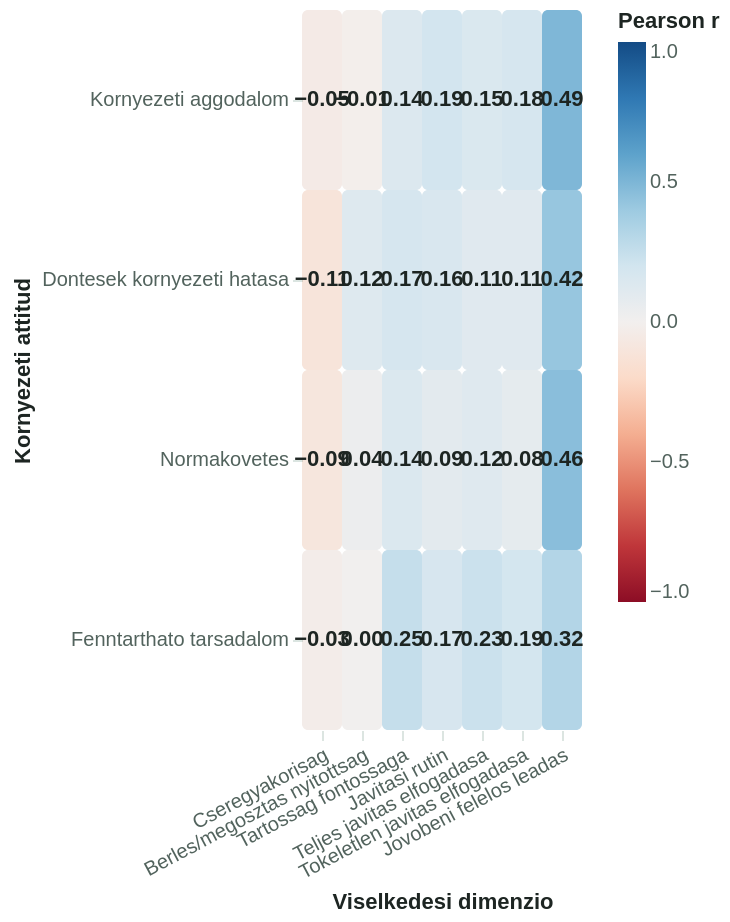

Write the Vega-Lite specification saved for this chart.
### Vega-Lite specification from a JSON file in a GitHub repository (floating-point values rounded to 4 significant figures)
{"config": {"view": {"continuousWidth": 300, "continuousHeight": 300, "stroke": null}, "axis": {"domain": false, "gridColor": "rgba(36, 92, 69, 0.12)", "labelColor": "#52635d", "tickColor": "rgba(36, 92, 69, 0.16)", "titleColor": "#1d2522"}, "legend": {"labelColor": "#52635d", "orient": "top", "titleColor": "#1d2522"}}, "layer": [{"mark": {"type": "rect", "cornerRadius": 3}, "encoding": {"color": {"field": "r", "legend": {"gradientLength": 280, "gradientThickness": 14, "orient": "right"}, "scale": {"domain": [-1, 1], "scheme": "redblue"}, "title": "Pearson r", "type": "quantitative"}, "tooltip": [{"field": "x", "type": "nominal"}, {"field": "y", "type": "nominal"}, {"field": "r", "format": ".3f", "type": "quantitative"}, {"field": "p_value", "format": ".4f", "type": "quantitative"}], "x": {"axis": {"labelAngle": -28}, "field": "x", "sort": ["Cseregyakorisag", "Berles/megosztas nyitottsag", "Tartossag fontossaga", "Javitasi rutin", "Teljes javitas elfogadasa", "Tokeletlen javitas elfogadasa", "Jovobeni felelos leadas"], "title": "Viselkedesi dimenzio", "type": "nominal"}, "y": {"field": "y", "sort": ["Kornyezeti aggodalom", "Dontesek kornyezeti hatasa", "Normakovetes", "Fenntarthato tarsadalom"], "title": "Kornyezeti attitud", "type": "nominal"}}}, {"mark": {"type": "text", "fontSize": 11, "fontWeight": 700}, "encoding": {"color": {"condition": {"test": "abs(datum.r) > 0.55", "value": "#ffffff"}, "value": "#1d2522"}, "text": {"field": "r", "format": ".2f", "type": "quantitative"}, "x": {"field": "x", "sort": ["Cseregyakorisag", "Berles/megosztas nyitottsag", "Tartossag fontossaga", "Javitasi rutin", "Teljes javitas elfogadasa", "Tokeletlen javitas elfogadasa", "Jovobeni felelos leadas"], "type": "nominal"}, "y": {"field": "y", "sort": ["Kornyezeti aggodalom", "Dontesek kornyezeti hatasa", "Normakovetes", "Fenntarthato tarsadalom"], "type": "nominal"}}}], "data": {"name": "data-d077ed49481f9f3ecec3c1af178f9cd9"}, "height": 360, "params": [{"name": "product_filter", "bind": {"input": "select", "options": ["Minden", "Nagy eszkozok", "Szemelyes IT", "Kis eszkozok"], "name": "Termekkategoria: "}, "value": "Minden"}], "transform": [{"filter": "(datum.product === product_filter)"}], "width": "container", "$schema": "https://vega.github.io/schema/vega-lite/v6.4.1.json", "datasets": {"data-d077ed49481f9f3ecec3c1af178f9cd9": [{"product": "Minden", "x": "Cseregyakorisag", "y": "Kornyezeti aggodalom", "r": -0.04503, "p_value": 0.5405}, {"product": "Minden", "x": "Berles/megosztas nyitottsag", "y": "Kornyezeti aggodalom", "r": -0.01427, "p_value": 0.8463}, {"product": "Minden", "x": "Tartossag fontossaga", "y": "Kornyezeti aggodalom", "r": 0.1393, "p_value": 0.0573}, {"product": "Minden", "x": "Javitasi rutin", "y": "Kornyezeti aggodalom", "r": 0.1931, "p_value": 0.008098}, {"product": "Minden", "x": "Teljes javitas elfogadasa", "y": "Kornyezeti aggodalom", "r": 0.148, "p_value": 0.04322}, {"product": "Minden", "x": "Tokeletlen javitas elfogadasa", "y": "Kornyezeti aggodalom", "r": 0.1752, "p_value": 0.01647}, {"product": "Minden", "x": "Jovobeni felelos leadas", "y": "Kornyezeti aggodalom", "r": 0.4939, "p_value": 6.851e-13}, {"product": "Minden", "x": "Cseregyakorisag", "y": "Dontesek kornyezeti hatasa", "r": -0.1088, "p_value": 0.1383}, {"product": "Minden", "x": "Berles/megosztas nyitottsag", "y": "Dontesek kornyezeti hatasa", "r": 0.1227, "p_value": 0.09422}, {"product": "Minden", "x": "Tartossag fontossaga", "y": "Dontesek kornyezeti hatasa", "r": 0.1724, "p_value": 0.01833}, {"product": "Minden", "x": "Javitasi rutin", "y": "Dontesek kornyezeti hatasa", "r": 0.1576, "p_value": 0.03124}, {"product": "Minden", "x": "Teljes javitas elfogadasa", "y": "Dontesek kornyezeti hatasa", "r": 0.1144, "p_value": 0.1191}, {"product": "Minden", "x": "Tokeletlen javitas elfogadasa", "y": "Dontesek kornyezeti hatasa", "r": 0.1145, "p_value": 0.1185}, {"product": "Minden", "x": "Jovobeni felelos leadas", "y": "Dontesek kornyezeti hatasa", "r": 0.419, "p_value": 2.394e-09}, {"product": "Minden", "x": "Cseregyakorisag", "y": "Normakovetes", "r": -0.09396, "p_value": 0.2009}, {"product": "Minden", "x": "Berles/megosztas nyitottsag", "y": "Normakovetes", "r": 0.03747, "p_value": 0.6107}, {"product": "Minden", "x": "Tartossag fontossaga", "y": "Normakovetes", "r": 0.1442, "p_value": 0.04902}, {"product": "Minden", "x": "Javitasi rutin", "y": "Normakovetes", "r": 0.09241, "p_value": 0.2084}, {"product": "Minden", "x": "Teljes javitas elfogadasa", "y": "Normakovetes", "r": 0.1173, "p_value": 0.1099}, {"product": "Minden", "x": "Tokeletlen javitas elfogadasa", "y": "Normakovetes", "r": 0.08139, "p_value": 0.2681}, {"product": "Minden", "x": "Jovobeni felelos leadas", "y": "Normakovetes", "r": 0.459, "p_value": 3.909e-11}, {"product": "Minden", "x": "Cseregyakorisag", "y": "Fenntarthato tarsadalom", "r": -0.02873, "p_value": 0.6963}, {"product": "Minden", "x": "Berles/megosztas nyitottsag", "y": "Fenntarthato tarsadalom", "r": 0.004517, "p_value": 0.9511}, {"product": "Minden", "x": "Tartossag fontossaga", "y": "Fenntarthato tarsadalom", "r": 0.2506, "p_value": 0.0005409}, {"product": "Minden", "x": "Javitasi rutin", "y": "Fenntarthato tarsadalom", "r": 0.1714, "p_value": 0.01897}, {"product": "Minden", "x": "Teljes javitas elfogadasa", "y": "Fenntarthato tarsadalom", "r": 0.2263, "p_value": 0.001841}, {"product": "Minden", "x": "Tokeletlen javitas elfogadasa", "y": "Fenntarthato tarsadalom", "r": 0.1862, "p_value": 0.01071}, {"product": "Minden", "x": "Jovobeni felelos leadas", "y": "Fenntarthato tarsadalom", "r": 0.3171, "p_value": 9.78e-06}, {"product": "Nagy eszkozok", "x": "Cseregyakorisag", "y": "Kornyezeti aggodalom", "r": 0.03634, "p_value": 0.6215}, {"product": "Nagy eszkozok", "x": "Berles/megosztas nyitottsag", "y": "Kornyezeti aggodalom", "r": -0.09132, "p_value": 0.2138}, {"product": "Nagy eszkozok", "x": "Tartossag fontossaga", "y": "Kornyezeti aggodalom", "r": 0.09849, "p_value": 0.1799}, {"product": "Nagy eszkozok", "x": "Javitasi rutin", "y": "Kornyezeti aggodalom", "r": 0.175, "p_value": 0.01663}, {"product": "Nagy eszkozok", "x": "Teljes javitas elfogadasa", "y": "Kornyezeti aggodalom", "r": 0.1723, "p_value": 0.0184}, {"product": "Nagy eszkozok", "x": "Tokeletlen javitas elfogadasa", "y": "Kornyezeti aggodalom", "r": 0.08095, "p_value": 0.2707}, {"product": "Nagy eszkozok", "x": "Jovobeni felelos leadas", "y": "Kornyezeti aggodalom", "r": 0.4939, "p_value": 6.851e-13}, {"product": "Nagy eszkozok", "x": "Cseregyakorisag", "y": "Dontesek kornyezeti hatasa", "r": -0.01043, "p_value": 0.8874}, {"product": "Nagy eszkozok", "x": "Berles/megosztas nyitottsag", "y": "Dontesek kornyezeti hatasa", "r": 0.02314, "p_value": 0.7533}, {"product": "Nagy eszkozok", "x": "Tartossag fontossaga", "y": "Dontesek kornyezeti hatasa", "r": 0.1378, "p_value": 0.06005}, {"product": "Nagy eszkozok", "x": "Javitasi rutin", "y": "Dontesek kornyezeti hatasa", "r": 0.1286, "p_value": 0.07937}, {"product": "Nagy eszkozok", "x": "Teljes javitas elfogadasa", "y": "Dontesek kornyezeti hatasa", "r": 0.1203, "p_value": 0.101}, {"product": "Nagy eszkozok", "x": "Tokeletlen javitas elfogadasa", "y": "Dontesek kornyezeti hatasa", "r": 0.03831, "p_value": 0.6027}, {"product": "Nagy eszkozok", "x": "Jovobeni felelos leadas", "y": "Dontesek kornyezeti hatasa", "r": 0.419, "p_value": 2.394e-09}, {"product": "Nagy eszkozok", "x": "Cseregyakorisag", "y": "Normakovetes", "r": -0.04488, "p_value": 0.5419}, {"product": "Nagy eszkozok", "x": "Berles/megosztas nyitottsag", "y": "Normakovetes", "r": 0.02444, "p_value": 0.7399}, {"product": "Nagy eszkozok", "x": "Tartossag fontossaga", "y": "Normakovetes", "r": 0.12, "p_value": 0.1019}, {"product": "Nagy eszkozok", "x": "Javitasi rutin", "y": "Normakovetes", "r": 0.06794, "p_value": 0.3556}, {"product": "Nagy eszkozok", "x": "Teljes javitas elfogadasa", "y": "Normakovetes", "r": 0.1226, "p_value": 0.0947}, {"product": "Nagy eszkozok", "x": "Tokeletlen javitas elfogadasa", "y": "Normakovetes", "r": 0.05147, "p_value": 0.4842}, {"product": "Nagy eszkozok", "x": "Jovobeni felelos leadas", "y": "Normakovetes", "r": 0.459, "p_value": 3.909e-11}, {"product": "Nagy eszkozok", "x": "Cseregyakorisag", "y": "Fenntarthato tarsadalom", "r": -0.03545, "p_value": 0.6301}, {"product": "Nagy eszkozok", "x": "Berles/megosztas nyitottsag", "y": "Fenntarthato tarsadalom", "r": 0.01549, "p_value": 0.8333}, {"product": "Nagy eszkozok", "x": "Tartossag fontossaga", "y": "Fenntarthato tarsadalom", "r": 0.2258, "p_value": 0.00189}, {"product": "Nagy eszkozok", "x": "Javitasi rutin", "y": "Fenntarthato tarsadalom", "r": 0.1814, "p_value": 0.01295}, {"product": "Nagy eszkozok", "x": "Teljes javitas elfogadasa", "y": "Fenntarthato tarsadalom", "r": 0.2089, "p_value": 0.004108}, {"product": "Nagy eszkozok", "x": "Tokeletlen javitas elfogadasa", "y": "Fenntarthato tarsadalom", "r": 0.1562, "p_value": 0.03273}, {"product": "Nagy eszkozok", "x": "Jovobeni felelos leadas", "y": "Fenntarthato tarsadalom", "r": 0.3171, "p_value": 9.78e-06}, {"product": "Szemelyes IT", "x": "Cseregyakorisag", "y": "Kornyezeti aggodalom", "r": -0.127, "p_value": 0.08328}, {"product": "Szemelyes IT", "x": "Berles/megosztas nyitottsag", "y": "Kornyezeti aggodalom", "r": 0.06285, "p_value": 0.3928}, {"product": "Szemelyes IT", "x": "Tartossag fontossaga", "y": "Kornyezeti aggodalom", "r": 0.1015, "p_value": 0.1669}, {"product": "Szemelyes IT", "x": "Javitasi rutin", "y": "Kornyezeti aggodalom", "r": 0.128, "p_value": 0.08091}, {"product": "Szemelyes IT", "x": "Teljes javitas elfogadasa", "y": "Kornyezeti aggodalom", "r": 0.1461, "p_value": 0.04607}, {"product": "Szemelyes IT", "x": "Tokeletlen javitas elfogadasa", "y": "Kornyezeti aggodalom", "r": 0.1919, "p_value": 0.008506}, {"product": "Szemelyes IT", "x": "Jovobeni felelos leadas", "y": "Kornyezeti aggodalom", "r": 0.4939, "p_value": 6.851e-13}, {"product": "Szemelyes IT", "x": "Cseregyakorisag", "y": "Dontesek kornyezeti hatasa", "r": -0.2543, "p_value": 0.0004439}, {"product": "Szemelyes IT", "x": "Berles/megosztas nyitottsag", "y": "Dontesek kornyezeti hatasa", "r": 0.1836, "p_value": 0.01188}, {"product": "Szemelyes IT", "x": "Tartossag fontossaga", "y": "Dontesek kornyezeti hatasa", "r": 0.1782, "p_value": 0.01468}, {"product": "Szemelyes IT", "x": "Javitasi rutin", "y": "Dontesek kornyezeti hatasa", "r": 0.08257, "p_value": 0.2612}, {"product": "Szemelyes IT", "x": "Teljes javitas elfogadasa", "y": "Dontesek kornyezeti hatasa", "r": 0.1166, "p_value": 0.1121}, {"product": "Szemelyes IT", "x": "Tokeletlen javitas elfogadasa", "y": "Dontesek kornyezeti hatasa", "r": 0.1628, "p_value": 0.02604}, {"product": "Szemelyes IT", "x": "Jovobeni felelos leadas", "y": "Dontesek kornyezeti hatasa", "r": 0.419, "p_value": 2.394e-09}, {"product": "Szemelyes IT", "x": "Cseregyakorisag", "y": "Normakovetes", "r": -0.1536, "p_value": 0.03577}, {"product": "Szemelyes IT", "x": "Berles/megosztas nyitottsag", "y": "Normakovetes", "r": -0.00962, "p_value": 0.896}, {"product": "Szemelyes IT", "x": "Tartossag fontossaga", "y": "Normakovetes", "r": 0.1058, "p_value": 0.1497}, {"product": "Szemelyes IT", "x": "Javitasi rutin", "y": "Normakovetes", "r": 0.001457, "p_value": 0.9842}, {"product": "Szemelyes IT", "x": "Teljes javitas elfogadasa", "y": "Normakovetes", "r": 0.1095, "p_value": 0.1357}, {"product": "Szemelyes IT", "x": "Tokeletlen javitas elfogadasa", "y": "Normakovetes", "r": 0.08376, "p_value": 0.2544}, {"product": "Szemelyes IT", "x": "Jovobeni felelos leadas", "y": "Normakovetes", "r": 0.459, "p_value": 3.909e-11}, {"product": "Szemelyes IT", "x": "Cseregyakorisag", "y": "Fenntarthato tarsadalom", "r": -0.01032, "p_value": 0.8885}, {"product": "Szemelyes IT", "x": "Berles/megosztas nyitottsag", "y": "Fenntarthato tarsadalom", "r": -0.05517, "p_value": 0.4533}, {"product": "Szemelyes IT", "x": "Tartossag fontossaga", "y": "Fenntarthato tarsadalom", "r": 0.2166, "p_value": 0.00291}, {"product": "Szemelyes IT", "x": "Javitasi rutin", "y": "Fenntarthato tarsadalom", "r": 0.1076, "p_value": 0.1427}, {"product": "Szemelyes IT", "x": "Teljes javitas elfogadasa", "y": "Fenntarthato tarsadalom", "r": 0.2242, "p_value": 0.002039}, {"product": "Szemelyes IT", "x": "Tokeletlen javitas elfogadasa", "y": "Fenntarthato tarsadalom", "r": 0.1598, "p_value": 0.02889}, {"product": "Szemelyes IT", "x": "Jovobeni felelos leadas", "y": "Fenntarthato tarsadalom", "r": 0.3171, "p_value": 9.78e-06}, {"product": "Kis eszkozok", "x": "Cseregyakorisag", "y": "Kornyezeti aggodalom", "r": -0.01732, "p_value": 0.814}, {"product": "Kis eszkozok", "x": "Berles/megosztas nyitottsag", "y": "Kornyezeti aggodalom", "r": 0.0193, "p_value": 0.7931}, {"product": "Kis eszkozok", "x": "Tartossag fontossaga", "y": "Kornyezeti aggodalom", "r": 0.1696, "p_value": 0.0203}, {"product": "Kis eszkozok", "x": "Javitasi rutin", "y": "Kornyezeti aggodalom", "r": 0.1706, "p_value": 0.01958}, {"product": "Kis eszkozok", "x": "Teljes javitas elfogadasa", "y": "Kornyezeti aggodalom", "r": 0.1059, "p_value": 0.1492}, {"product": "Kis eszkozok", "x": "Tokeletlen javitas elfogadasa", "y": "Kornyezeti aggodalom", "r": 0.1975, "p_value": 0.006753}, {"product": "Kis eszkozok", "x": "Jovobeni felelos leadas", "y": "Kornyezeti aggodalom", "r": 0.4939, "p_value": 6.851e-13}, {"product": "Kis eszkozok", "x": "Cseregyakorisag", "y": "Dontesek kornyezeti hatasa", "r": 0.0, "p_value": 1.0}, {"product": "Kis eszkozok", "x": "Berles/megosztas nyitottsag", "y": "Dontesek kornyezeti hatasa", "r": 0.1225, "p_value": 0.09477}, {"product": "Kis eszkozok", "x": "Tartossag fontossaga", "y": "Dontesek kornyezeti hatasa", "r": 0.1497, "p_value": 0.0408}, {"product": "Kis eszkozok", "x": "Javitasi rutin", "y": "Dontesek kornyezeti hatasa", "r": 0.1718, "p_value": 0.01875}, {"product": "Kis eszkozok", "x": "Teljes javitas elfogadasa", "y": "Dontesek kornyezeti hatasa", "r": 0.08984, "p_value": 0.2214}, {"product": "Kis eszkozok", "x": "Tokeletlen javitas elfogadasa", "y": "Dontesek kornyezeti hatasa", "r": 0.1073, "p_value": 0.1437}, {"product": "Kis eszkozok", "x": "Jovobeni felelos leadas", "y": "Dontesek kornyezeti hatasa", "r": 0.419, "p_value": 2.394e-09}, {"product": "Kis eszkozok", "x": "Cseregyakorisag", "y": "Normakovetes", "r": -0.02993, "p_value": 0.6843}, {"product": "Kis eszkozok", "x": "Berles/megosztas nyitottsag", "y": "Normakovetes", "r": 0.07215, "p_value": 0.3265}, {"product": "Kis eszkozok", "x": "Tartossag fontossaga", "y": "Normakovetes", "r": 0.1594, "p_value": 0.02928}, {"product": "Kis eszkozok", "x": "Javitasi rutin", "y": "Normakovetes", "r": 0.1495, "p_value": 0.04116}, {"product": "Kis eszkozok", "x": "Teljes javitas elfogadasa", "y": "Normakovetes", "r": 0.1022, "p_value": 0.1641}, {"product": "Kis eszkozok", "x": "Tokeletlen javitas elfogadasa", "y": "Normakovetes", "r": 0.0835, "p_value": 0.2559}, {"product": "Kis eszkozok", "x": "Jovobeni felelos leadas", "y": "Normakovetes", "r": 0.459, "p_value": 3.909e-11}, {"product": "Kis eszkozok", "x": "Cseregyakorisag", "y": "Fenntarthato tarsadalom", "r": -0.02407, "p_value": 0.7436}, {"product": "Kis eszkozok", "x": "Berles/megosztas nyitottsag", "y": "Fenntarthato tarsadalom", "r": 0.03932, "p_value": 0.5931}, {"product": "Kis eszkozok", "x": "Tartossag fontossaga", "y": "Fenntarthato tarsadalom", "r": 0.2336, "p_value": 0.001295}, {"product": "Kis eszkozok", "x": "Javitasi rutin", "y": "Fenntarthato tarsadalom", "r": 0.1327, "p_value": 0.07016}, {"product": "Kis eszkozok", "x": "Teljes javitas elfogadasa", "y": "Fenntarthato tarsadalom", "r": 0.21, "p_value": 0.003925}, {"product": "Kis eszkozok", "x": "Tokeletlen javitas elfogadasa", "y": "Fenntarthato tarsadalom", "r": 0.1844, "p_value": 0.01152}, {"product": "Kis eszkozok", "x": "Jovobeni felelos leadas", "y": "Fenntarthato tarsadalom", "r": 0.3171, "p_value": 9.78e-06}]}}
